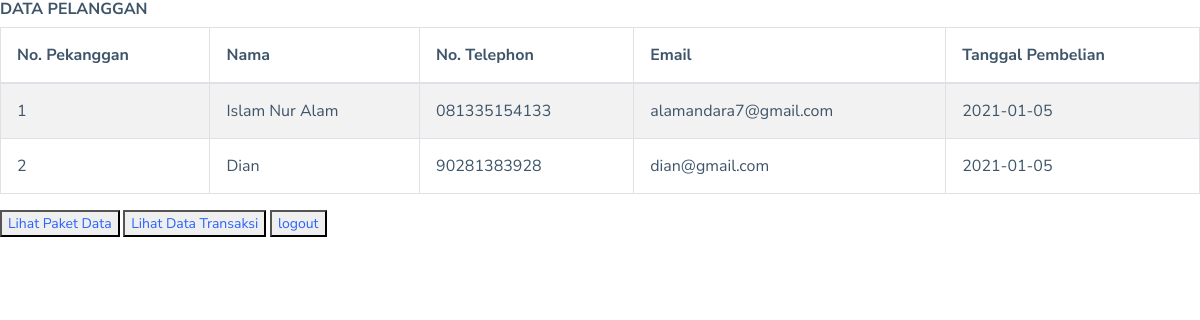
The app's page /pelanggan.php with its own data.
### tables this page shows
CREATE TABLE `pelanggan` (
  `id_pelanggan` int(50) NOT NULL,
  `username` varchar(50) NOT NULL,
  `no_telpon` varchar(50) NOT NULL,
  `email` varchar(50) NOT NULL,
  `tanggal_pembelian` date NOT NULL
);

### pelanggan.php (the view, shortened to what this page needs)
<html>
    <head>
        <link href="assets/libs/chartist/dist/chartist.min.css" rel="stylesheet">
        <link href="dist/css/style.min.css" rel="stylesheet">
        <link rel="stylesheet" type="text/css" href="//cdn.datatables.net/1.10.20/css/jquery.dataTables.min.css">
    </head>
    <body>
    <?php
          require_once 'koneksi.php';
         ?>
        <h5>DATA PELANGGAN</h5>
        <table id="myTable" class="table table-striped table-bordered" cellspacing="0" width="">
            <thead>
              <tr>
                <th class="th-sm">No. Pekanggan</th>
                <th class="th-sm">Nama</th>
                <th class="th-sm">No. Telephon</th>
                <th class="th-sm">Email</th>
                <th class="th-sm">Tanggal Pembelian</th>
              </tr>
            </thead>
            <tbody>
              <?php
              $sql = "SELECT * FROM pelanggan";
              $berkas = mysqli_query($conn,$sql);
              $no = 1;
          while($row = mysqli_fetch_array($berkas)): ?>
                <tr>
                  <td><?= $no; ?></td>
                  <td><?=$row['username'];?></td>
                  <td><?=$row['no_telpon'];?></td>
                  <td><?=$row['email'];?></td>
                  <td><?=$row['tanggal_pembelian'];?></td>
                </tr>
                <?php $no++; ?>
          <?php endwhile; ?>
            </tbody>
          </table>
          <button><a href="data_layanan_paket_data.php">Lihat Paket Data</a></button>
          <button><a href="transaksi.php">Lihat Data Transaksi</a></button>
        <button>
          <a href="logout.php">logout</a>
        </button>
    </body>
</html>

### pelanggan.php (style rules this page uses)
#myTable th, td { white-space: nowrap; }

### records on screen
pelanggan: username "Islam Nur Alam", no_telpon "081335154133", email "alamandara7@gmail.com", tanggal_pembelian "2021-01-05"
pelanggan: username "Dian", no_telpon "90281383928", email "dian@gmail.com", tanggal_pembelian "2021-01-05"
